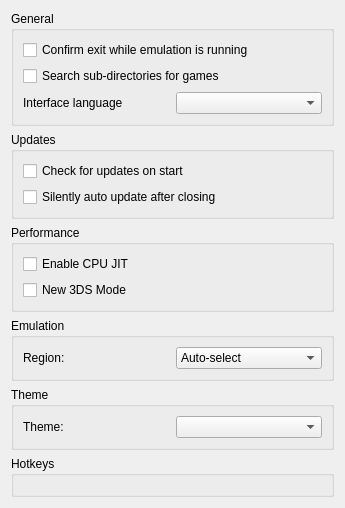
<?xml version="1.0" encoding="UTF-8"?>
<ui version="4.0">
 <class>ConfigureGeneral</class>
 <widget class="QWidget" name="ConfigureGeneral">
  <property name="geometry">
   <rect>
    <x>0</x>
    <y>0</y>
    <width>345</width>
    <height>493</height>
   </rect>
  </property>
  <property name="windowTitle">
   <string>Form</string>
  </property>
  <layout class="QHBoxLayout" name="horizontalLayout">
   <item>
    <layout class="QVBoxLayout" name="verticalLayout">
     <item>
      <widget class="QGroupBox" name="groupBox">
       <property name="title">
        <string>General</string>
       </property>
       <layout class="QHBoxLayout" name="horizontalLayout_3">
        <item>
         <layout class="QVBoxLayout" name="verticalLayout_2">
          <item>
           <widget class="QCheckBox" name="toggle_check_exit">
            <property name="text">
             <string>Confirm exit while emulation is running</string>
            </property>
           </widget>
          </item>
          <item>
           <widget class="QCheckBox" name="toggle_deepscan">
            <property name="text">
             <string>Search sub-directories for games</string>
            </property>
           </widget>
          </item>
          <item>
           <layout class="QHBoxLayout" name="horizontalLayout_2">
            <item>
             <widget class="QLabel" name="language_label">
              <property name="text">
               <string>Interface language</string>
              </property>
             </widget>
            </item>
            <item>
             <widget class="QComboBox" name="language_combobox"/>
            </item>
           </layout>
          </item>
         </layout>
        </item>
       </layout>
      </widget>
     </item>
     <item>
      <widget class="QGroupBox" name="updateBox">
       <property name="title">
        <string>Updates</string>
       </property>
       <layout class="QHBoxLayout" name="horizontalLayout_update">
        <item>
         <layout class="QVBoxLayout" name="verticalLayout_update">
          <item>
           <widget class="QCheckBox" name="toggle_update_check">
            <property name="text">
             <string>Check for updates on start</string>
            </property>
           </widget>
          </item>
          <item>
           <widget class="QCheckBox" name="toggle_auto_update">
            <property name="text">
             <string>Silently auto update after closing</string>
            </property>
           </widget>
          </item>
         </layout>
        </item>
       </layout>
      </widget>
     </item>
     <item>
      <widget class="QGroupBox" name="groupBox_2">
       <property name="title">
        <string>Performance</string>
       </property>
       <layout class="QHBoxLayout" name="horizontalLayout_7">
        <item>
         <layout class="QVBoxLayout" name="verticalLayout_5">
          <item>
           <widget class="QCheckBox" name="toggle_cpu_jit">
            <property name="text">
             <string>Enable CPU JIT</string>
            </property>
           </widget>
          </item>
          <item>
           <widget class="QCheckBox" name="toggle_is_new_3ds">
            <property name="text">
             <string>New 3DS Mode</string>
            </property>
           </widget>
          </item>
         </layout>
        </item>
       </layout>
      </widget>
     </item>
     <item>
      <widget class="QGroupBox" name="groupBox_4">
       <property name="title">
        <string>Emulation</string>
       </property>
       <layout class="QHBoxLayout" name="horizontalLayout_5">
        <item>
         <layout class="QVBoxLayout" name="verticalLayout_6">
          <item>
           <layout class="QHBoxLayout" name="horizontalLayout_6">
            <item>
             <widget class="QLabel" name="label">
              <property name="text">
               <string>Region:</string>
              </property>
             </widget>
            </item>
            <item>
             <widget class="QComboBox" name="region_combobox">
              <item>
               <property name="text">
                <string>Auto-select</string>
               </property>
              </item>
              <item>
               <property name="text">
                <string notr="true">JPN</string>
               </property>
              </item>
              <item>
               <property name="text">
                <string notr="true">USA</string>
               </property>
              </item>
              <item>
               <property name="text">
                <string notr="true">EUR</string>
               </property>
              </item>
              <item>
               <property name="text">
                <string notr="true">AUS</string>
               </property>
              </item>
              <item>
               <property name="text">
                <string notr="true">CHN</string>
               </property>
              </item>
              <item>
               <property name="text">
                <string notr="true">KOR</string>
               </property>
              </item>
              <item>
               <property name="text">
                <string notr="true">TWN</string>
               </property>
              </item>
             </widget>
            </item>
           </layout>
          </item>
         </layout>
        </item>
       </layout>
      </widget>
     </item>
     <item>
      <widget class="QGroupBox" name="theme_group_box">
       <property name="title">
        <string>Theme</string>
       </property>
       <layout class="QHBoxLayout" name="theme_qhbox_layout">
        <item>
         <layout class="QVBoxLayout" name="theme_qvbox_layout">
          <item>
           <layout class="QHBoxLayout" name="theme_qhbox_layout_2">
            <item>
             <widget class="QLabel" name="theme_label">
              <property name="text">
               <string>Theme:</string>
              </property>
             </widget>
            </item>
            <item>
             <widget class="QComboBox" name="theme_combobox"/>
            </item>
           </layout>
          </item>
         </layout>
        </item>
       </layout>
      </widget>
     </item>
     <item>
      <widget class="QGroupBox" name="groupBox_3">
       <property name="title">
        <string>Hotkeys</string>
       </property>
       <layout class="QHBoxLayout" name="horizontalLayout_4">
        <item>
         <layout class="QVBoxLayout" name="verticalLayout_4">
          <item>
           <widget class="GHotkeysDialog" name="widget" native="true"/>
          </item>
         </layout>
        </item>
       </layout>
      </widget>
     </item>
    </layout>
   </item>
  </layout>
 </widget>
 <customwidgets>
  <customwidget>
   <class>GHotkeysDialog</class>
   <extends>QWidget</extends>
   <header>hotkeys.h</header>
   <container>1</container>
  </customwidget>
 </customwidgets>
 <resources/>
 <connections/>
</ui>
